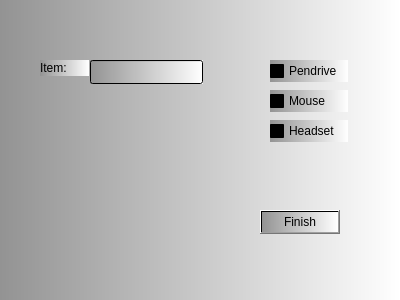
<?xml version="1.0" encoding="UTF-8"?>
<ui version="4.0">
 <class>InfoDialog</class>
 <widget class="QDialog" name="InfoDialog">
  <property name="geometry">
   <rect>
    <x>0</x>
    <y>0</y>
    <width>400</width>
    <height>300</height>
   </rect>
  </property>
  <property name="windowTitle">
   <string>Dialog</string>
  </property>
  <property name="styleSheet">
   <string notr="true">background-color: qlineargradient(spread:reflect, x1:0, y1:0, x2:1, y2:0, stop:0 rgba(147, 147, 147, 255), stop:1 rgba(255, 255, 255, 255));</string>
  </property>
  <widget class="QPushButton" name="infoFinishButton">
   <property name="geometry">
    <rect>
     <x>260</x>
     <y>210</y>
     <width>80</width>
     <height>24</height>
    </rect>
   </property>
   <property name="text">
    <string>Finish</string>
   </property>
  </widget>
  <widget class="QCheckBox" name="penCheckBox">
   <property name="geometry">
    <rect>
     <x>270</x>
     <y>60</y>
     <width>78</width>
     <height>22</height>
    </rect>
   </property>
   <property name="text">
    <string>Pendrive</string>
   </property>
  </widget>
  <widget class="QCheckBox" name="hsCheckBox">
   <property name="geometry">
    <rect>
     <x>270</x>
     <y>120</y>
     <width>78</width>
     <height>22</height>
    </rect>
   </property>
   <property name="text">
    <string>Headset</string>
   </property>
  </widget>
  <widget class="QCheckBox" name="mouseCheckBox">
   <property name="geometry">
    <rect>
     <x>270</x>
     <y>90</y>
     <width>78</width>
     <height>22</height>
    </rect>
   </property>
   <property name="text">
    <string>Mouse</string>
   </property>
  </widget>
  <widget class="QLineEdit" name="infoLineEdit">
   <property name="geometry">
    <rect>
     <x>90</x>
     <y>60</y>
     <width>113</width>
     <height>24</height>
    </rect>
   </property>
  </widget>
  <widget class="QLabel" name="infoNameLabel">
   <property name="geometry">
    <rect>
     <x>40</x>
     <y>60</y>
     <width>49</width>
     <height>16</height>
    </rect>
   </property>
   <property name="styleSheet">
    <string notr="true">font: 700 9pt &quot;Segoe UI&quot;;</string>
   </property>
   <property name="text">
    <string>Item:</string>
   </property>
  </widget>
 </widget>
 <resources/>
 <connections/>
</ui>
